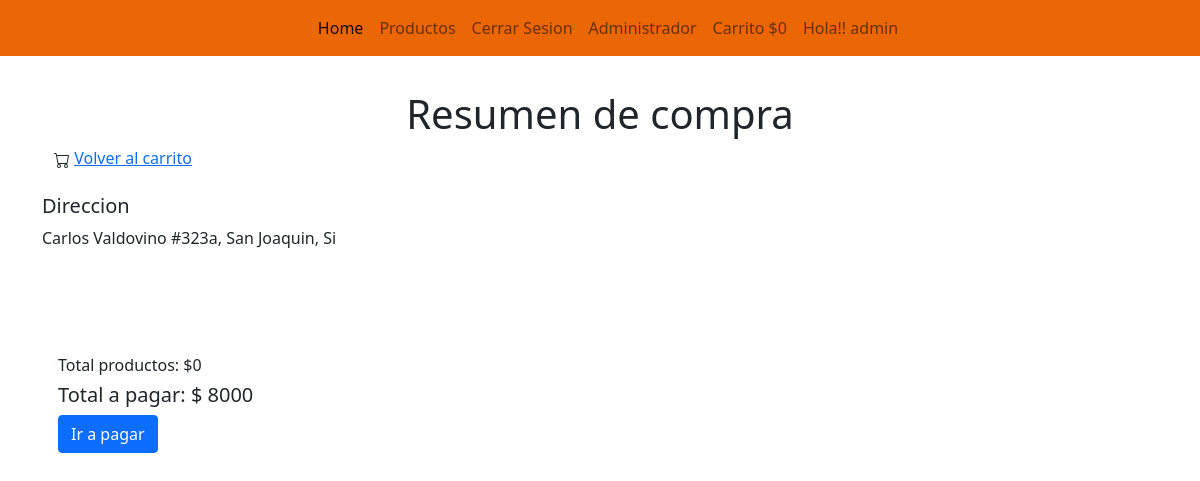
Page /carrito/confirmacion/ (signed in) on the earlier database version.
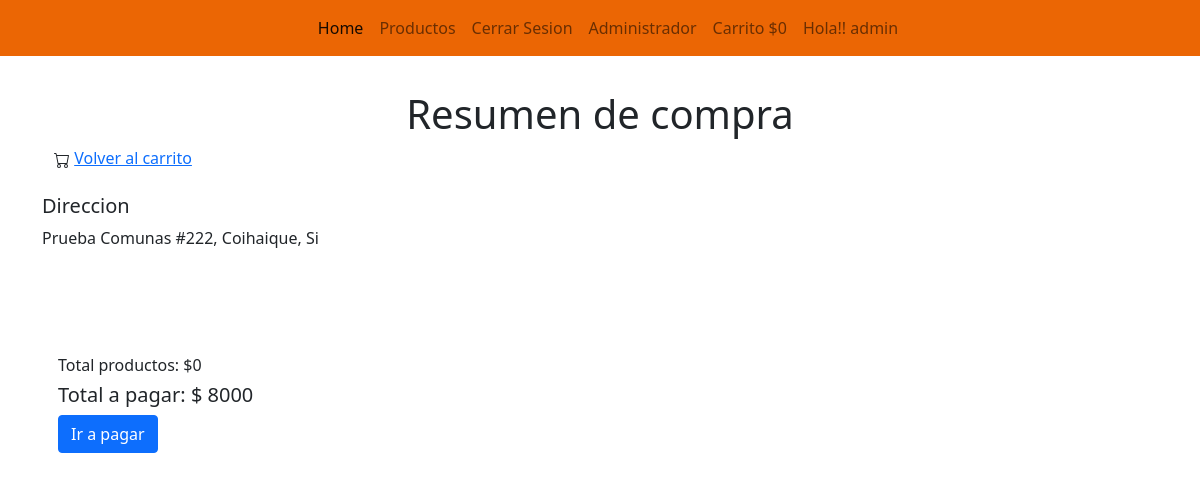
Same page on the later database version.
### user/models.py (models this page shows, shortened)
class Usuario(AbstractUser):
    rut                = models.CharField(primary_key=True, max_length=12)
    nombre             = models.CharField('Nombre',max_length=70, null=False, blank=False)
    apellido           = models.CharField('Apellido',max_length=70, null=False, blank=False)
    correo             = models.CharField('Correo',max_length=60, null=False, blank=False, unique=True)
    creacion_fec       = models.DateTimeField('Fecha de ingreso', auto_now_add=True)
    actualizacion_fec  = models.DateTimeField('Fecha actualizacion', auto_now=True)
    USERNAME_FIELD = 'correo'
    class meta:
        verbose_name = 'Usuario'
        verbose_name_plural = 'Usuarios'

class Direccion(models.Model):
    id_direccion = models.AutoField(primary_key=True)
    calle        = models.CharField(max_length=50, null=False)
    numero       = models.CharField(max_length=20, null=False)
    id_comuna    = models.ForeignKey(Comuna, on_delete=models.CASCADE)
    id_usuario   = models.ForeignKey(Usuario, on_delete=models.CASCADE)
    principal    = models.CharField(max_length=2,default="SI")

### web/models.py (models this page shows)
class Comuna(models.Model):
    id_comuna = models.AutoField(primary_key=True)
    sigla     = models.CharField(max_length=3)
    nombre    = models.CharField(max_length=30)
    id_region   = models.ForeignKey(Region, on_delete=models.CASCADE)
    def __str__(self):
        return self.nombre

### carrito/views.py (the view)
# urls.py: path('confirmacion/', DetalleCompra.as_view() , name= "confirmacion"),
class DetalleCompra(View):
    def get(self,request,*args,**kwargs):
        token = request.GET.get("token_ws")
        tx = Transaction(WebpayOptions(IntegrationCommerceCodes.WEBPAY_PLUS, IntegrationApiKeys.WEBPAY, IntegrationType.TEST))
        success = tx.commit(token)
        cliente = request.user.rut
        print("el cliente es: " + cliente)
        direccion_clie = Direccion.objects.filter(id_usuario = cliente).filter(principal="SI")
        if success.get("status") == "AUTHORIZED":
            if request.user.is_active:
                cliente = request.user.rut
            else:
                cliente = "99.999.999-K"
            total = 0
            obj_cliente = Usuario.objects.only('rut').get(rut=cliente)
            tpo_pago = Tipo_Pago.objects.only('id_tipo_pago').get(id_tipo_pago=success.get('payment_type_code'))
            direc= Direccion.objects.only("id_direccion").filter(principal="SI").get(id_usuario=cliente)
            compra = Compra(
                    rut_usuario =  obj_cliente,
                    id_tipo_pago = tpo_pago,
                    id_direccion = direc,
                    total = success.get('amount')
            )
            compra.save()
            for key, value in request.session["carro"].items():
                total=total+(float(value["precio"]))
                registro = ""
                prod = Producto.objects.only('id_producto').get(id_producto=value["producto_id"])
                registro = Detalle_compra(
                    id_producto     = prod,
                    rut_cliente     = obj_cliente,
                    precio_producto = value["precio"],
                    cantidad        = value["cantidad"],
                    id_compra       = Compra.objects.latest("fecha")
                )
                registro.save()
            Carro.limpiar_carro(request)
        else:
            registro = "no crear registro"
        return render(request,"carro/confirmacion.html",{"success":success, "direccion":direccion_clie})

### carrito/context_processor.py (called while the page is built)
def importe_total_carro(request):
    total=0
    if 'carro' in request.session:
        for key, value in request.session["carro"].items():
            total=total+(int(value["precio"]))
    return {"importe_total_carro":total}

def precio_totalMasEnvio(request):
    precio_envio = PrecioEnvio.objects.only('precio').get(id_envio=1)
    total=0 + precio_envio.precio
    if 'carro' in request.session:
        for key, value in request.session["carro"].items():
            total=total+(int(value["precio"]))
    return {"precio_totalMasEnvio":total}

### carrito/templates/carro/confirmacion.html (shortened to what this page needs)
{% extends 'web/base.html' %}
{% load static %}
{% block body %}
<div class="container-sm" id="widget" style="padding-top: 90px;">
  <h1>Resumen de compra</h1>
    <div class="container-sm" id="volverCarrito">
      <a href="/carrito">Volver al carrito</a>
    </div>
  </div>
<div class="container-sm">
  {% if direccion and direccion.principal == SI %}
  <h5>Direccion</h5>
    {% for p in direccion%}
        {{ p.calle | title }} #{{ p.numero | title }}, {{ p.id_comuna | title }}, {{ p.principal | title }}
    {% endfor %}
  {% endif %}
</div>
<div class="container-sm" style="padding-top: 90px;" id="pagar">
    <div class="card-body">
        <h6 class="card-title">Total productos: ${{importe_total_carro}}</h6>
        <h5 class="card-title"> Total a pagar: $ {{precio_totalMasEnvio}}<h5>
        {% if direccion %}
          <form method="post" action="{{resp.url}}">
              <input class="btn btn-primary" type="submit" value="Ir a pagar" />
          </form>
        {% else %}
          <p>Para poder continuar con tu pago debes agregar tu direccion principal <br>
        </p>
        {% endif %}
    </div>
</div>
{% endblock %}

### web/templates/web/base.html (shortened to what this page needs)
{% load static %}
<!doctype html>
<html lang="en">
<head>
  <link rel="stylesheet" href="{% static 'css/style.css' %}">
  <link href="https://cdn.jsdelivr.net/npm/bootstrap@5.1.3/dist/css/bootstrap.min.css" rel="stylesheet"
>
</head>
<header>
  <body>
    <nav class="navbar navbar-expand-lg navbar-light" style="background-color: #EB6604;">
      <div class="container-fluid">
        <div class="collapse navbar-collapse" id="navbarNav">
          <ul class="navbar-nav m-auto">
            <li class="nav-item">
              <a class="nav-link active" aria-current="page" href="{% url 'home' %}">Home</a>
            </li>
            <li class="nav-item">
              <a class="nav-link" href="{% url 'productosVenta' %}">Productos</a>
            </li>
            {% if user.is_active %}
            <li class="nav-item">
              <a class="nav-link" href="{% url 'logout' %}">Cerrar Sesion</a>
            </li>
            {% endif %}
            {% if user.is_staff %}
            <li class="nav-item">
              <a class="nav-link " href="{% url 'administrador' %}">Administrador</a>
            </li>
            {% endif %}
            <li class="nav-item">
              <a class="nav-link " href="/carrito">Carrito ${{importe_total_carro}}</a>
            </li>
            {% if user.is_active %}
            <li class="nav-item">
              <a class="nav-link " href="{% url 'listar_perfil' user.rut %}">Hola!! {{ user.nombre }}</a>
            </li>
            {% endif %}
          </ul>
        </div>
      </div>
    </nav>
</header>
{% block body %}{% endblock %}
</body>
</html>

### static/css/style.css (style rules this page uses)
body { background-color: black; }
header { width: 100%; position: fixed; z-index: 100; }
#widget h1 { text-align: center; }

Differences in the rows shown:
removed Direccion: calle "Carlos Valdovino", numero "323a", id_comuna "San Joaquin", principal "Si"
added Direccion: calle "Prueba Comunas", numero "222", id_comuna "Coihaique", principal "Si"
